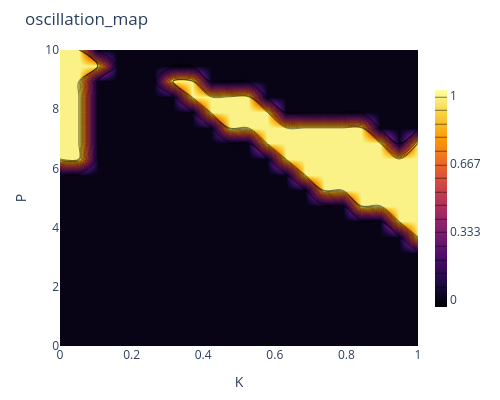
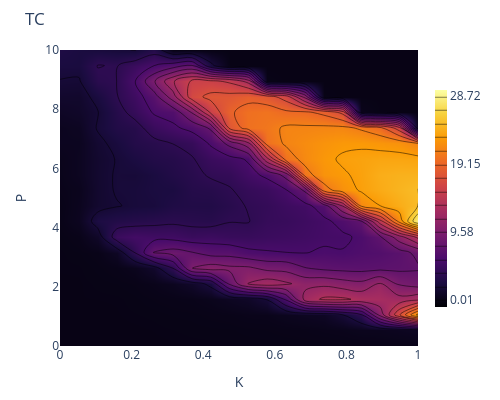
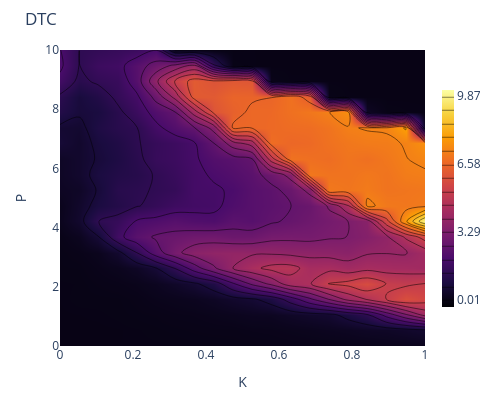
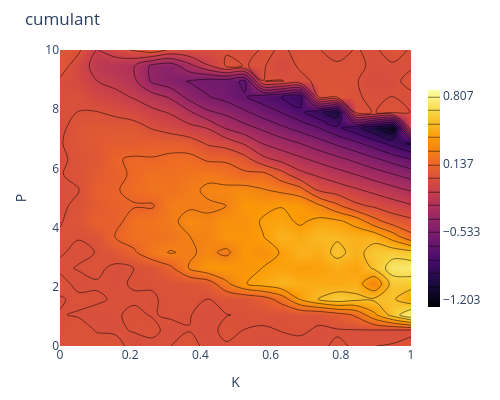

The notebook cell these images were saved under, in order:
### Markdown cell above
## Visualization

### Code cell
import plotly.graph_objects as go

def plot_metrics_contour(matrix, P_vals, K_vals, title='Metric Map',
                         colorscale='Inferno', n_contours=15):
    z_min = np.nanmin(matrix)
    z_max = np.nanmax(matrix)
    fig = go.Figure(data=go.Contour(
        z=matrix, x=K_vals, y=P_vals,
        colorscale=colorscale,
        contours=dict(start=z_min, end=z_max,
                      size=(z_max - z_min) / n_contours,
                      coloring='heatmap', showlines=True),
        colorbar=dict(thickness=12, len=0.8)
    ))
    fig.update_layout(title=title, xaxis_title='K',
                      yaxis_title='P', width=500, height=400,
                      margin=dict(l=60, r=40, t=50, b=50))
    fig.show()

# Load and plot
data = np.load('../results/metrics_10n_ring_sw_pairwise_noise.npz')
metrics_to_plot = ['oscillation_map', 'TC', 'DTC', 'cumulant', 'powercorr',
                   'skew', 'kurt', 'TC_ksg', 'DTC_ksg', 'Oinfo_ksg', 'osc_fraction']
for m in metrics_to_plot:
    plot_metrics_contour(data[m], data['P'], data['K3'], title=m)

### Figure 1 — Plotly figure (JSON) as saved in the notebook; plotly's stock layout.template omitted (floating-point values rounded to 4 significant figures; data arrays with more than 128 entries replaced by an {"elided": "..."} marker saying what was removed)
{"data": [{"colorbar": {"len": 0.8, "thickness": 12}, "colorscale": [[0, "#000004"], [0.1111, "#1b0c41"], [0.2222, "#4a0c6b"], [0.3333, "#781c6d"], [0.4444, "#a52c60"], [0.5556, "#cf4446"], [0.6667, "#ed6925"], [0.7778, "#fb9b06"], [0.8889, "#f7d13d"], [1, "#fcffa4"]], "contours": {"coloring": "heatmap", "end": 1, "showlines": true, "size": 0.06667, "start": 0}, "type": "contour", "x": [0.0, 0.05263, 0.1053, 0.1579, 0.2105, 0.2632, 0.3158, 0.3684, 0.4211, 0.4737, 0.5263, 0.5789, 0.6316, 0.6842, 0.7368, 0.7895, 0.8421, 0.8947, 0.9474, 1.0], "y": [0.0, 0.5263, 1.053, 1.579, 2.105, 2.632, 3.158, 3.684, 4.211, 4.737, 5.263, 5.789, 6.316, 6.842, 7.368, 7.895, 8.421, 8.947, 9.474, 10.0], "z": {"elided": "20x20 int values"}}], "layout": {"height": 400, "margin": {"b": 50, "l": 60, "r": 40, "t": 50}, "title": {"text": "oscillation_map"}, "width": 500, "xaxis": {"title": {"text": "K"}}, "yaxis": {"title": {"text": "P"}}}}

### Figure 2 — Plotly figure (JSON) as saved in the notebook; plotly's stock layout.template omitted (floating-point values rounded to 4 significant figures; data arrays with more than 128 entries replaced by an {"elided": "..."} marker saying what was removed)
{"data": [{"colorbar": {"len": 0.8, "thickness": 12}, "colorscale": [[0, "#000004"], [0.1111, "#1b0c41"], [0.2222, "#4a0c6b"], [0.3333, "#781c6d"], [0.4444, "#a52c60"], [0.5556, "#cf4446"], [0.6667, "#ed6925"], [0.7778, "#fb9b06"], [0.8889, "#f7d13d"], [1, "#fcffa4"]], "contours": {"coloring": "heatmap", "end": 28.72, "showlines": true, "size": 1.914, "start": 0.006875}, "type": "contour", "x": [0.0, 0.05263, 0.1053, 0.1579, 0.2105, 0.2632, 0.3158, 0.3684, 0.4211, 0.4737, 0.5263, 0.5789, 0.6316, 0.6842, 0.7368, 0.7895, 0.8421, 0.8947, 0.9474, 1.0], "y": [0.0, 0.5263, 1.053, 1.579, 2.105, 2.632, 3.158, 3.684, 4.211, 4.737, 5.263, 5.789, 6.316, 6.842, 7.368, 7.895, 8.421, 8.947, 9.474, 10.0], "z": {"elided": "20x20 float values"}}], "layout": {"height": 400, "margin": {"b": 50, "l": 60, "r": 40, "t": 50}, "title": {"text": "TC"}, "width": 500, "xaxis": {"title": {"text": "K"}}, "yaxis": {"title": {"text": "P"}}}}

### Figure 3 — Plotly figure (JSON) as saved in the notebook; plotly's stock layout.template omitted (floating-point values rounded to 4 significant figures; data arrays with more than 128 entries replaced by an {"elided": "..."} marker saying what was removed)
{"data": [{"colorbar": {"len": 0.8, "thickness": 12}, "colorscale": [[0, "#000004"], [0.1111, "#1b0c41"], [0.2222, "#4a0c6b"], [0.3333, "#781c6d"], [0.4444, "#a52c60"], [0.5556, "#cf4446"], [0.6667, "#ed6925"], [0.7778, "#fb9b06"], [0.8889, "#f7d13d"], [1, "#fcffa4"]], "contours": {"coloring": "heatmap", "end": 9.869, "showlines": true, "size": 0.6575, "start": 0.006827}, "type": "contour", "x": [0.0, 0.05263, 0.1053, 0.1579, 0.2105, 0.2632, 0.3158, 0.3684, 0.4211, 0.4737, 0.5263, 0.5789, 0.6316, 0.6842, 0.7368, 0.7895, 0.8421, 0.8947, 0.9474, 1.0], "y": [0.0, 0.5263, 1.053, 1.579, 2.105, 2.632, 3.158, 3.684, 4.211, 4.737, 5.263, 5.789, 6.316, 6.842, 7.368, 7.895, 8.421, 8.947, 9.474, 10.0], "z": {"elided": "20x20 float values"}}], "layout": {"height": 400, "margin": {"b": 50, "l": 60, "r": 40, "t": 50}, "title": {"text": "DTC"}, "width": 500, "xaxis": {"title": {"text": "K"}}, "yaxis": {"title": {"text": "P"}}}}

### Figure 4 — Plotly figure (JSON) as saved in the notebook; plotly's stock layout.template omitted (floating-point values rounded to 4 significant figures; data arrays with more than 128 entries replaced by an {"elided": "..."} marker saying what was removed)
{"data": [{"colorbar": {"len": 0.8, "thickness": 12}, "colorscale": [[0, "#000004"], [0.1111, "#1b0c41"], [0.2222, "#4a0c6b"], [0.3333, "#781c6d"], [0.4444, "#a52c60"], [0.5556, "#cf4446"], [0.6667, "#ed6925"], [0.7778, "#fb9b06"], [0.8889, "#f7d13d"], [1, "#fcffa4"]], "contours": {"coloring": "heatmap", "end": 0.8072, "showlines": true, "size": 0.134, "start": -1.203}, "type": "contour", "x": [0.0, 0.05263, 0.1053, 0.1579, 0.2105, 0.2632, 0.3158, 0.3684, 0.4211, 0.4737, 0.5263, 0.5789, 0.6316, 0.6842, 0.7368, 0.7895, 0.8421, 0.8947, 0.9474, 1.0], "y": [0.0, 0.5263, 1.053, 1.579, 2.105, 2.632, 3.158, 3.684, 4.211, 4.737, 5.263, 5.789, 6.316, 6.842, 7.368, 7.895, 8.421, 8.947, 9.474, 10.0], "z": {"elided": "20x20 float values"}}], "layout": {"height": 400, "margin": {"b": 50, "l": 60, "r": 40, "t": 50}, "title": {"text": "cumulant"}, "width": 500, "xaxis": {"title": {"text": "K"}}, "yaxis": {"title": {"text": "P"}}}}
